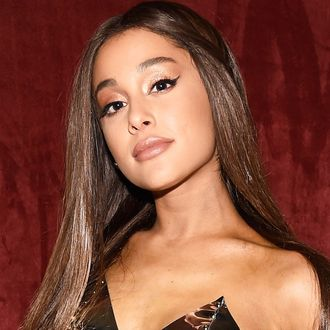
#> input picture TrainedFaces/Ariana Grande/01d2aff99473a242d89eb3a190396f01ad-28-ariana-grande.rsquare.w330.jpg, 330 x 330 px, found by its file name; its folder holds only this picture in this run
$ python faceRecognizer.py
#> lines starting #> are read from the running program, lines starting #| are printed output that depends on the picture
import cv2
import os
import numpy as np

#call classifier
face_cascade = cv2.CascadeClassifier('haar_face.xml')

#create list of people in folders
peopleList =  ['Ariana Grande', 'Beyonce', 'Henry Cavill', 'Mr Bean']

#creates variable that calls folder with the folders of positive and negative images
DIRECTORY = r'C:\Users\gabri\OneDrive\Desktop\FaceRecognitionProject\TrainedFaces'

#refers to training lists
features = []
names = []

#loop over every folder in folders
def create_training():
    for person in peopleList:
        #path to folders
        path = os.path.join(DIRECTORY, person)
        #sets name to person
        name = peopleList.index(person)

        #loops over every image in folders
        for img in os.listdir(path):
            imgPath = os.path.join(path, img)
            #read image
            img_array = cv2.imread(imgPath)
#> img_array is the input picture: shape (330, 330, 3); mean B, G, R 61.1, 78.5, 134.9

            #convert to grayscale image
            gray = cv2.cvtColor(img_array, cv2.COLOR_BGR2GRAY)
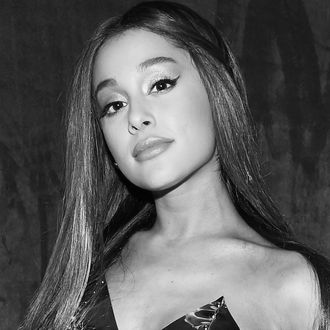
#> gray: shape (330, 330); min 0, max 250, mean 93.4

            #detect faces in image
            faces = face_cascade.detectMultiScale(gray, 1.1, 4)
#> faces = [[69, 34, 151, 151]]

            #iterate over faces detected
            for (x,y,w,h) in faces:

                #grab faces region of interested ROI
                face_roi = gray[y:y+h, x:x+w]

                #append the roi to the features and names lists
                features.append(face_roi)

                #mapping index of list, numerical value
                names.append(name)
#> this loop made 1 pass
#> pass 1, in create_training, `face_roi = gray[y:y+h, x:x+w]`:
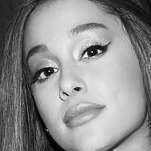
#> face_roi: shape (151, 151); min 0, max 247, mean 141.4
#> after the loop, features = 1 item; names = [0]
#> pass 2 of the loop in create_training, `for person in peopleList:`:
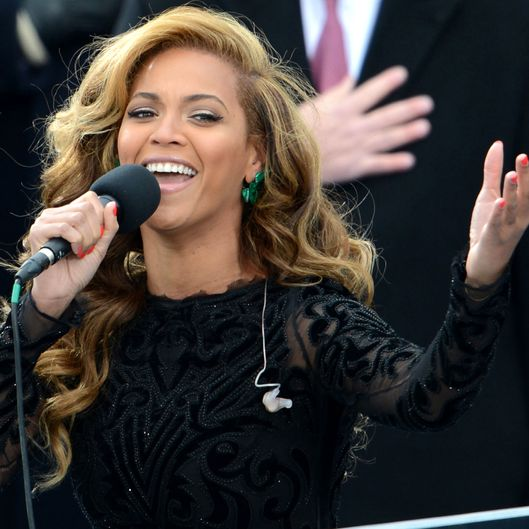
#> input picture TrainedFaces/Beyonce/45d9cd0fb168362aac62fd1dcfc36b763c-22-beyonce-inauguration.rsquare.w529.jpg, 529 x 529 px, found by its file name
#> in create_training, img_array is the input picture: shape (529, 529, 3); mean B, G, R 55.9, 59.2, 65.7
#> in create_training, `gray = cv2.cvtColor(img_array, cv2.COLOR_BGR2GRAY)`:
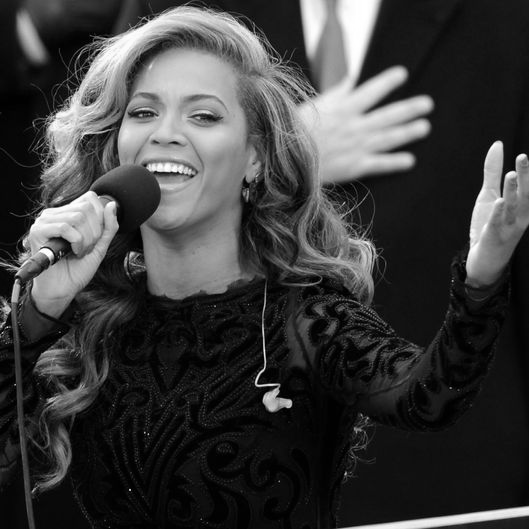
#> gray: shape (529, 529); min 0, max 255, mean 60.8
#> faces = [[99, 53, 152, 152]]
#> the loop in create_training, `for (x,y,w,h) in faces:` made 1 pass
#> pass 1, in create_training, `face_roi = gray[y:y+h, x:x+w]`:
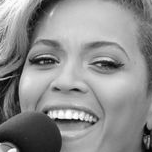
#> face_roi: shape (152, 152); min 0, max 255, mean 141.3
#> after the loop in create_training, `for (x,y,w,h) in faces:`: features = 2 items; names = [0, 1]

               # cv2.rectangle(img, (x,y), (x+w, y+h), (255,0,0), 3)
#> (the run stopped early here; a loop or call above may not have finished)
